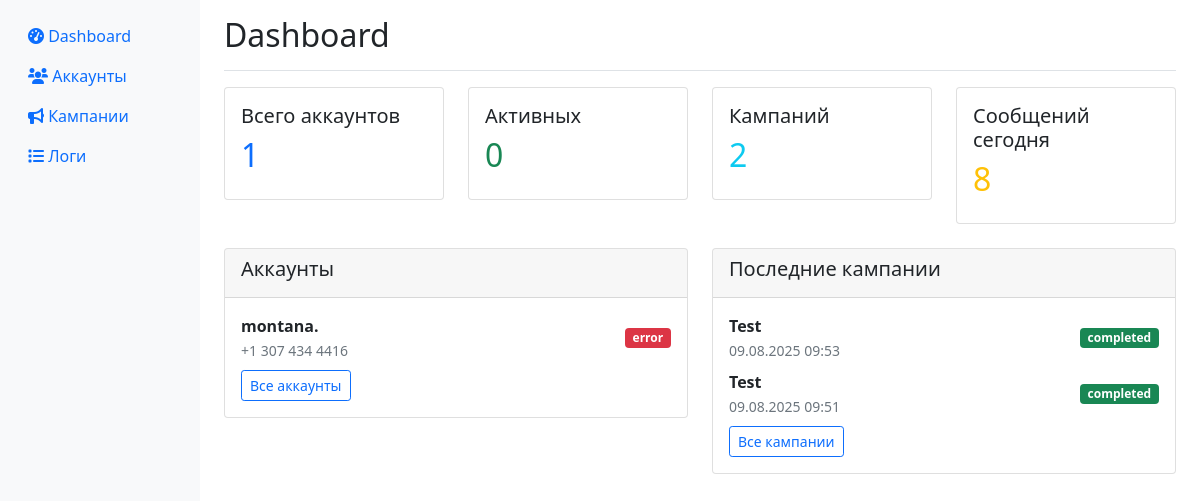
Before: / with the older database file.
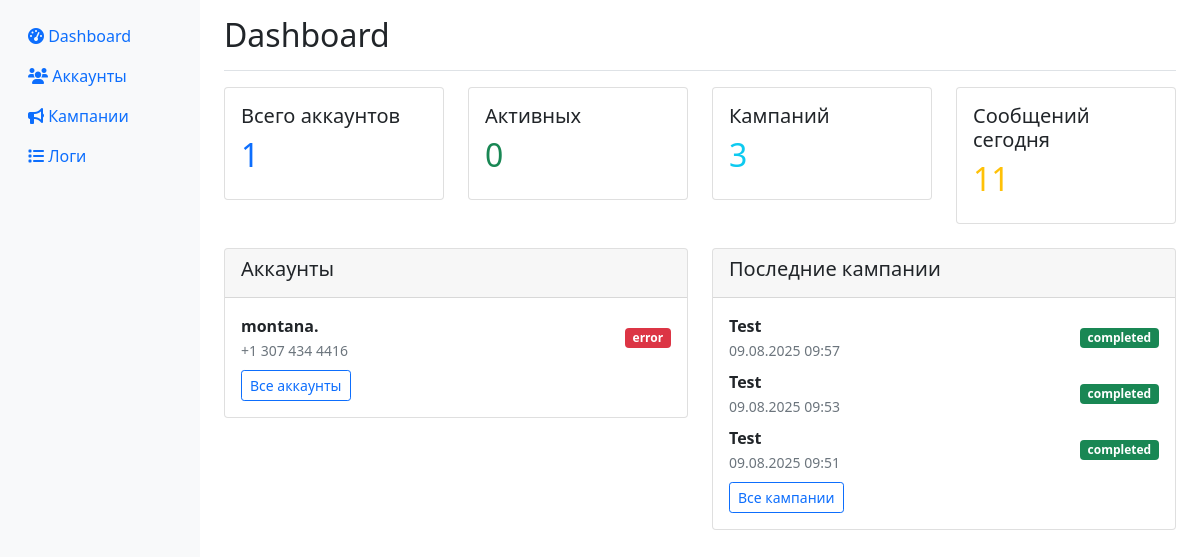
After: the same page with the newer database file.
### app/database.py (models this page shows)
class Account(Base):
    __tablename__ = "accounts"
    id = Column(Integer, primary_key=True, index=True)
    phone = Column(String, unique=True, index=True)
    name = Column(String)
    status = Column(String, default="offline")  # online, offline, blocked, error
    session_data = Column(Text)  # зашифрованная сессия
    proxy = Column(String, nullable=True)
    created_at = Column(DateTime, default=datetime.utcnow)
    last_activity = Column(DateTime, default=datetime.utcnow)
    messages_sent_today = Column(Integer, default=0)
    messages_sent_hour = Column(Integer, default=0)
    last_message_time = Column(DateTime, nullable=True)
    is_active = Column(Boolean, default=True)

class Campaign(Base):
    __tablename__ = "campaigns"
    id = Column(Integer, primary_key=True, index=True)
    name = Column(String)
    status = Column(String, default="draft")  # draft, running, paused, completed
    created_at = Column(DateTime, default=datetime.utcnow)
    channel_message = Column(Text)
    group_message = Column(Text)
    private_message = Column(Text)
    delay_seconds = Column(Integer, default=3)
    start_time = Column(DateTime, nullable=True)
    channels_list = Column(Text)  # JSON список каналов
    groups_list = Column(Text)    # JSON список групп
    private_list = Column(Text)   # JSON список приватных чатов
    attachment_path = Column(String, nullable=True)

### app/web.py (the view)
@app.get("/", response_class=HTMLResponse)
async def dashboard(request: Request, db: Session = Depends(get_db)):
    accounts = db.query(Account).all()
    campaigns = db.query(Campaign).order_by(Campaign.created_at.desc()).limit(10).all()
    total_accounts = len(accounts)
    active_accounts = len([a for a in accounts if a.is_active and a.status == "online"])
    total_campaigns = db.query(Campaign).count()
    messages_sent_today = db.query(SendLog).filter(
        SendLog.sent_at >= datetime.utcnow().date()
    ).count()
    return templates.TemplateResponse("dashboard.html", {
        "request": request,
        "accounts": accounts,
        "campaigns": campaigns,
        "stats": {
            "total_accounts": total_accounts,
            "active_accounts": active_accounts,
            "total_campaigns": total_campaigns,
            "messages_sent_today": messages_sent_today
        }
    })

### templates/dashboard.html (shortened to what this page needs)
{% extends "base.html" %}
{% block content %}
<div class="d-flex justify-content-between flex-wrap flex-md-nowrap align-items-center pt-3 pb-2 mb-3 border-bottom">
    <h1 class="h2">Dashboard</h1>
</div>
<div class="row mb-4">
    <div class="col-md-3">
        <div class="card">
            <div class="card-body">
                <h5 class="card-title">Всего аккаунтов</h5>
                <h2 class="text-primary">{{ stats.total_accounts }}</h2>
            </div>
        </div>
    </div>
    <div class="col-md-3">
        <div class="card">
            <div class="card-body">
                <h5 class="card-title">Активных</h5>
                <h2 class="text-success">{{ stats.active_accounts }}</h2>
            </div>
        </div>
    </div>
    <div class="col-md-3">
        <div class="card">
            <div class="card-body">
                <h5 class="card-title">Кампаний</h5>
                <h2 class="text-info">{{ stats.total_campaigns }}</h2>
            </div>
        </div>
    </div>
    <div class="col-md-3">
        <div class="card">
            <div class="card-body">
                <h5 class="card-title">Сообщений сегодня</h5>
                <h2 class="text-warning">{{ stats.messages_sent_today }}</h2>
            </div>
        </div>
    </div>
</div>
<div class="row mb-4">
    <div class="col-md-6">
        <div class="card">
            <div class="card-header">
                <h5>Аккаунты</h5>
            </div>
            <div class="card-body">
                {% for account in accounts[:5] %}
                <div class="d-flex justify-content-between align-items-center mb-2">
                    <div>
                        <strong>{{ account.name or account.phone }}</strong><br>
                        <small class="text-muted">{{ account.phone }}</small>
                    </div>
                    <span class="badge bg-{% if account.status == 'online' %}success{% elif account.status == 'offline' %}secondary{% elif account.status == 'error' %}danger{% else %}warning{% endif %}">
                        {{ account.status }}
                    </span>
                </div>
                {% endfor %}
                <a href="/accounts" class="btn btn-sm btn-outline-primary">Все аккаунты</a>
            </div>
        </div>
    </div>
    <div class="col-md-6">
        <div class="card">
            <div class="card-header">
                <h5>Последние кампании</h5>
            </div>
            <div class="card-body">
                {% for campaign in campaigns[:5] %}
                <div class="d-flex justify-content-between align-items-center mb-2">
                    <div>
                        <strong>{{ campaign.name }}</strong><br>
                        <small class="text-muted">{{ campaign.created_at.strftime('%d.%m.%Y %H:%M') }}</small>
                    </div>
                    <span class="badge bg-{% if campaign.status == 'running' %}primary{% elif campaign.status == 'completed' %}success{% elif campaign.status == 'paused' %}warning{% else %}secondary{% endif %}">
                        {{ campaign.status }}
                    </span>
                </div>
                {% endfor %}
                <a href="/campaigns" class="btn btn-sm btn-outline-primary">Все кампании</a>
            </div>
        </div>
    </div>
</div>
{% endblock %}

Changed rows visible on the page:
added Campaign: name "Test", created_at "09.08.2025 09:57", status "completed"
Other visible differences:
{{ stats.total_campaigns }}: "2" → "3"
{{ stats.messages_sent_today }}: "8" → "11"
